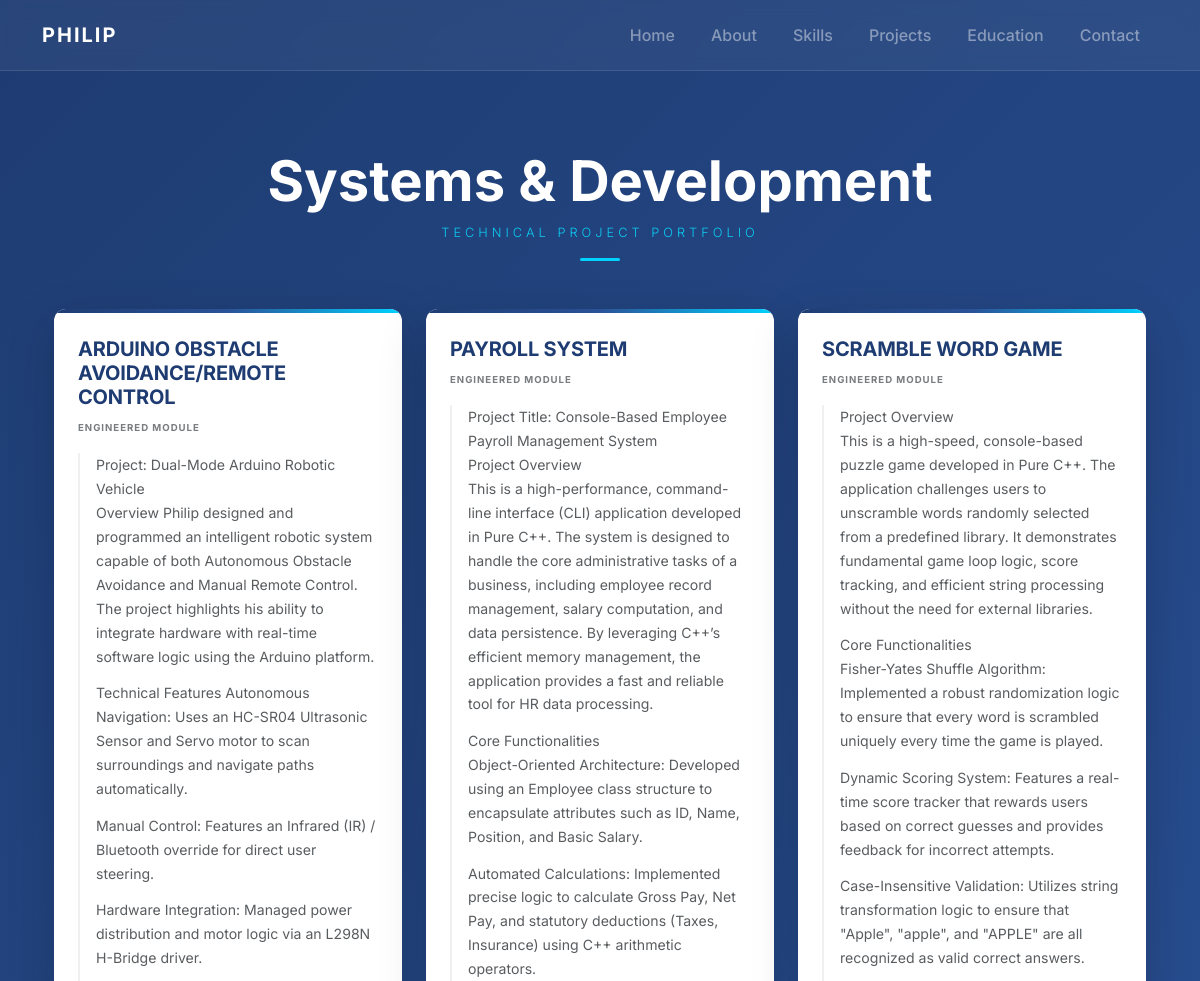
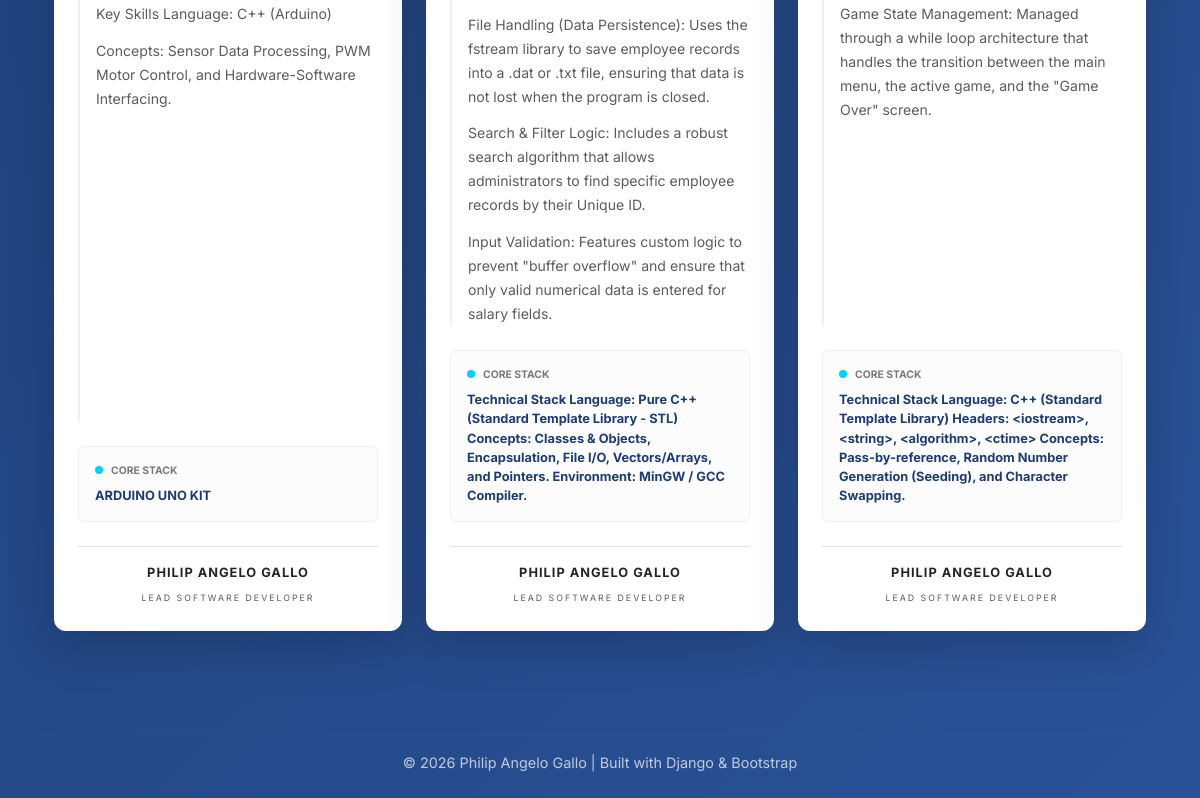
/projects/, run on the app's committed database (2 pictures, top to bottom).
### portfolio/models.py (models this page shows, shortened)
class Project(models.Model):
    title = models.CharField(max_length=100)
    description = models.TextField()
    tools = models.CharField(max_length=200)
    github_link = models.URLField(blank=True)

### portfolio/views.py (the view)
# urls.py: path('projects/', views.projects, name='projects'),
def projects(request):
    projects = Project.objects.all()
    return render(request, 'portfolio/projects.html', {'projects': projects})

### portfolio/templates/portfolio/projects.html (shortened to what this page needs)
{% extends 'portfolio/base.html' %}
{% block content %}
<div class="container py-5">
    <div class="text-center mb-5">
        <h1 class="display-4 fw-bold text-white mb-2">Systems & Development</h1>
        <p class="text-info fw-light text-uppercase" style="letter-spacing: 4px; font-size: 0.8rem;">Technical Project Portfolio</p>
        <div class="mx-auto" style="width: 40px; height: 3px; background: #00d2ff; border-radius: 2px;"></div>
    </div>
    <div class="row g-4 justify-content-center">
        {% for project in projects %}
        <div class="col-md-6 col-lg-4">
            <div class="card h-100 border-0 shadow-lg project-card"
                 style="background: #ffffff; border-radius: 12px; overflow: hidden; transition: 0.3s cubic-bezier(0.4, 0, 0.2, 1);">
                <div style="height: 4px; background: linear-gradient(90deg, #1e3c72, #2a5298, #00d2ff);"></div>
                <div class="card-body p-4 d-flex flex-column">
                    <div class="mb-3">
                        <div class="d-flex justify-content-between align-items-center mb-1">
                            <h5 class="fw-bold m-0" style="color: #1e3c72; letter-spacing: -0.2px;">{{ project.title }}</h5>
                        </div>
                        <span class="text-muted text-uppercase fw-bold" style="font-size: 0.6rem; letter-spacing: 1px; opacity: 0.8;">
                            Engineered Module
                        </span>
                    </div>
                    <div class="card-text text-muted flex-grow-1 mb-4" style="font-size: 0.88rem; line-height: 1.7; border-left: 2px solid #f0f0f0; padding-left: 1rem;">
                        {{ project.description|linebreaks }}
                    </div>
                    <div class="mt-auto">
                        <div class="p-3 rounded-2 mb-4" style="background-color: #fcfcfc; border: 1px solid #f0f0f0;">
                            <div class="d-flex align-items-center mb-2">
                                <div style="width: 8px; height: 8px; background: #00d2ff; border-radius: 50%; margin-right: 8px;"></div>
                                <small class="text-uppercase fw-bold text-dark" style="font-size: 0.65rem; opacity: 0.6;">Core Stack</small>
                            </div>
                            <p class="mb-0 fw-bold" style="color: #1e3c72; font-size: 0.8rem;">
                                {{ project.tools }}
                            </p>
                        </div>
                        <div class="pt-3 border-top">
                            <div class="text-center">
                                <p class="mb-0 fw-bold text-dark" style="font-size: 0.8rem; letter-spacing: 1px;">PHILIP ANGELO GALLO</p>
                                <small class="text-muted text-uppercase" style="font-size: 0.55rem; letter-spacing: 2px;">Lead Software Developer</small>
                            </div>
                        </div>
                    </div>
                </div>
            </div>
        </div>
        {% empty %}
        <div class="col-12 text-center text-white py-5">
            <p class="lead fw-light opacity-50">System directory is currently empty.</p>
        </div>
        {% endfor %}
    </div>
</div>
{% endblock %}

### portfolio/templates/portfolio/base.html (style rules this page uses)
body { background: linear-gradient(135deg, #1e3c72 0%, #2a5298 100%); font-family: 'Inter', sans-serif; min-height: 100vh; color: white; }

### portfolio/templates/portfolio/projects.html (style rules this page uses)
.card-text p { margin-bottom: 0.8rem; }
.card-text p:last-child { margin-bottom: 0; }

### data on the page
Project: title "ARDUINO OBSTACLE AVOIDANCE/REMOTE CONTROL", description "Project: Dual-Mode Arduino Robotic Vehicle Overview Philip designed and programmed an intelligent robotic system capable of both Autonomous Obstacle Avoidance and Manual Remote Control. The project highlights his ability to integrate hardware with real-time software logic using the Arduino platform. Technical Features Autonomous Navigation: Uses an HC-SR04 Ultrasonic Sensor and Servo motor to scan surroundings and navigate paths automatically. Manual Control: Features an Infrared (IR) / Bluetooth override for direct user steering. Hardware Integration: Managed power distribution and motor logic via an L298N H-Bridge driver. Key Skills Language: C++ (Arduino) Concepts: Sensor Data…", tools "ARDUINO UNO KIT"
Project: title "PAYROLL SYSTEM", description "Project Title: Console-Based Employee Payroll Management System Project Overview This is a high-performance, command-line interface (CLI) application developed in Pure C++. The system is designed to handle the core administrative tasks of a business, including employee record management, salary computation, and data persistence. By leveraging C++’s efficient memory management, the application provides a fast and reliable tool for HR data processing. Core Functionalities Object-Oriented Architecture: Developed using an Employee class structure to encapsulate attributes such as ID, Name, Position, and Basic Salary. Automated Calculations: Implemented precise logic to calculate Gross Pay, Net…", tools "Technical Stack Language: Pure C++ (Standard Template Library - STL) Concepts: Classes & Objects, Encapsulation, File I/O, Vectors/Arrays, and Pointers. Environment: MinGW / GCC Compiler."
Project: title "SCRAMBLE WORD GAME", description "Project Overview This is a high-speed, console-based puzzle game developed in Pure C++. The application challenges users to unscramble words randomly selected from a predefined library. It demonstrates fundamental game loop logic, score tracking, and efficient string processing without the need for external libraries. Core Functionalities Fisher-Yates Shuffle Algorithm: Implemented a robust randomization logic to ensure that every word is scrambled uniquely every time the game is played. Dynamic Scoring System: Features a real-time score tracker that rewards users based on correct guesses and provides feedback for incorrect attempts. Case-Insensitive Validation: Utilizes string…", tools "Technical Stack Language: C++ (Standard Template Library) Headers: <iostream>, <string>, <algorithm>, <ctime> Concepts: Pass-by-reference, Random Number Generation (Seeding), and Character Swapping."
